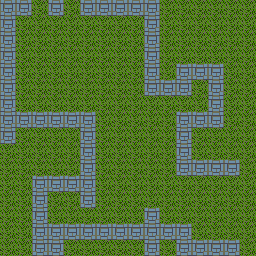

This game map was drawn from its Tiled (.tmx) file and the tilesets committed beside it. A one-line description and the trimmed map source follow:
An orthogonal 16x16 tile map with 16x16 px tiles, 1 tile layer (Tile Layer 1).

<map version="1.0" orientation="orthogonal" width="16" height="16" tilewidth="16" tileheight="16">
 <tileset firstgid="1" name="Tiles" tilewidth="16" tileheight="16">
  <image source="tiles.png" width="16" height="256" />
 </tileset>
 <layer name="Tile Layer 1" width="16" height="16">
  <data>[256 cells, 256 non-empty, 2 distinct tile ids]</data>
 </layer>
</map>